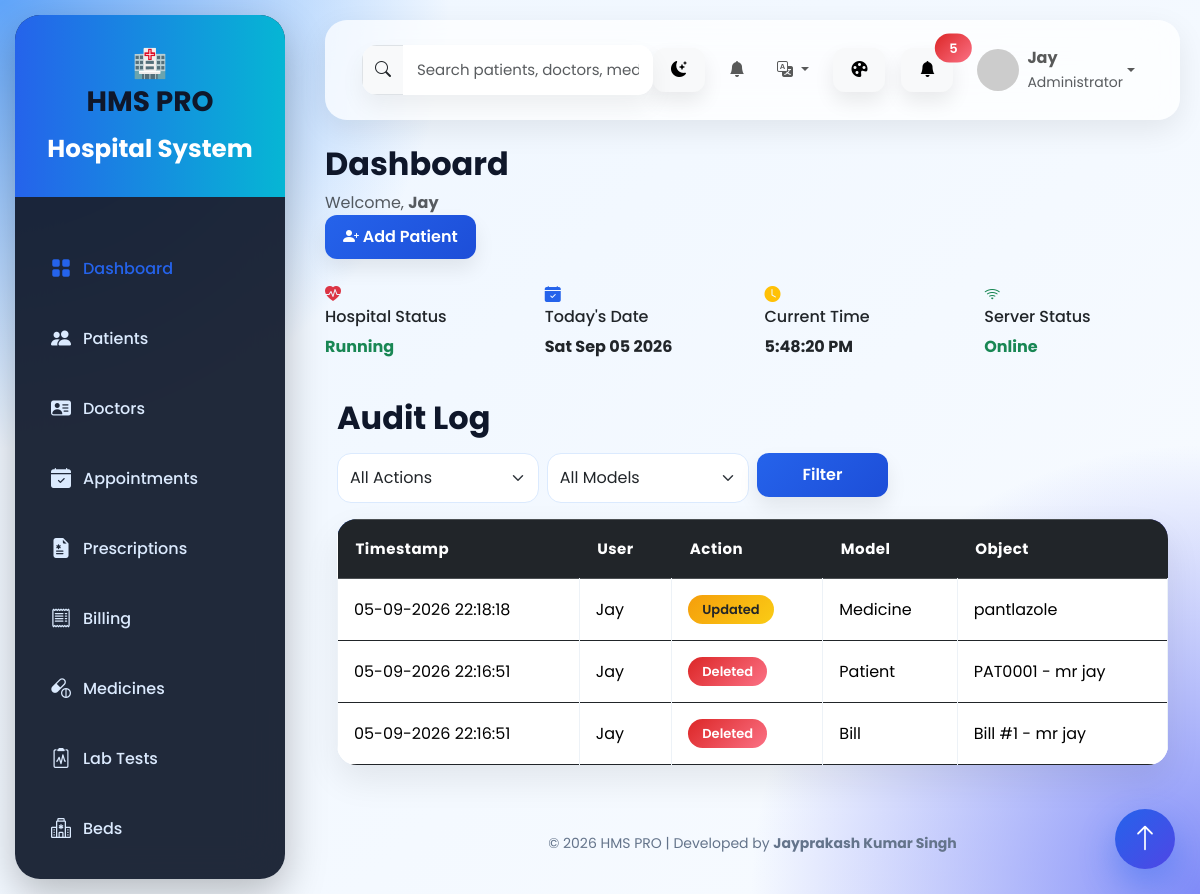
/audit-logs/ (signed in), run on the app's committed database.
### Hospital/models.py (models this page shows, shortened)
class AuditLog(models.Model):
    ACTION_CHOICES = [
        ("Created", "Created"),
        ("Updated", "Updated"),
        ("Deleted", "Deleted"),
    ]
    user = models.ForeignKey(
        User,
        on_delete=models.SET_NULL,
        null=True,
        blank=True
    )
    action = models.CharField(max_length=20, choices=ACTION_CHOICES)
    model_name = models.CharField(max_length=100)
    object_repr = models.CharField(max_length=255)
    timestamp = models.DateTimeField(auto_now_add=True)
    class Meta:
        ordering = ["-timestamp"]

### Hospital/views.py (the view)
# urls.py: path("audit-logs/", views.audit_log_list, name="audit_log_list"),
@login_required
@permission_required("Hospital.view_auditlog", raise_exception=True)
def audit_log_list(request):
    logs = AuditLog.objects.select_related("user").all()
    action = request.GET.get("action", "")
    model_name = request.GET.get("model", "")
    if action:
        logs = logs.filter(action=action)
    if model_name:
        logs = logs.filter(model_name=model_name)
    paginator = Paginator(logs, 25)
    page = request.GET.get("page")
    return render(
        request,
        "Hospital/audit_log_list.html",
        {
            "logs": paginator.get_page(page),
            "action_filter": action,
            "model_filter": model_name,
            "model_names": AuditLog.objects.values_list("model_name", flat=True).distinct(),
        }
    )

### Hospital/templates/Hospital/audit_log_list.html (shortened to what this page needs)
{% extends 'Hospital/base.html' %}
{% block content %}
<div class="container mt-4">
    <h2 class="mb-3">Audit Log</h2>
    <form method="GET" class="row g-2 mb-3">
        <div class="col-md-3">
            <select name="action" class="form-select">
                <option value="">All Actions</option>
            </select>
        </div>
        <div class="col-md-3">
            <select name="model" class="form-select">
                <option value="">All Models</option>
            </select>
        </div>
        <div class="col-md-2">
            <button class="btn btn-primary w-100">Filter</button>
        </div>
    </form>
    <table class="table table-bordered table-hover">
        <thead class="table-dark">
            <tr>
                <th>Timestamp</th>
                <th>User</th>
                <th>Action</th>
                <th>Model</th>
                <th>Object</th>
            </tr>
        </thead>
        <tbody>
        {% for log in logs %}
        <tr>
            <td>{{ log.timestamp|date:"d-m-Y H:i:s" }}</td>
            <td>{{ log.user.username|default:"System" }}</td>
            <td>
                {% if log.action == "Created" %}
                <span class="badge bg-success">Created</span>
                {% elif log.action == "Updated" %}
                <span class="badge bg-warning text-dark">Updated</span>
                {% else %}
                <span class="badge bg-danger">Deleted</span>
                {% endif %}
            </td>
            <td>{{ log.model_name }}</td>
            <td>{{ log.object_repr }}</td>
        </tr>
        {% empty %}
        <tr><td colspan="5" class="text-center">No audit log entries yet.</td></tr>
        {% endfor %}
        </tbody>
    </table>
</div>
{% endblock %}

### Hospital/templates/Hospital/base.html (shortened to what this page needs)
{% load static %}
{% load i18n %}
<!DOCTYPE html>
<html lang="{{ LANGUAGE_CODE }}">
<head>
    <link href="https://cdn.jsdelivr.net/npm/bootstrap@5.3.3/dist/css/bootstrap.min.css"
          rel="stylesheet">
    <link href="https://cdn.jsdelivr.net/npm/bootstrap-icons@1.11.3/font/bootstrap-icons.css"
          rel="stylesheet">
    <link rel="stylesheet"
          href="{% static 'css/style.css' %}">
</head>
<body>
<div class="wrapper">
<aside class="sidebar">
    <div class="logo">
        <div class="logo-icon">
            🏥
        </div>
        <div>
            <h3>HMS PRO</h3>
            <small>Hospital System</small>
        </div>
    </div>
    <ul class="nav flex-column mt-4">
        <li class="nav-item">
            <a href="{% url 'dashboard' %}" class="nav-link active">
                <i class="bi bi-grid-fill"></i>
                <span>{% trans "Dashboard" %}</span>
            </a>
        </li>
        {% if perms.Hospital.view_patient %}
        <li class="nav-item">
            <a href="{% url 'view_patient' %}" class="nav-link">
                <i class="bi bi-people-fill"></i>
                <span>{% trans "Patients" %}</span>
            </a>
        </li>
        {% endif %}
        {% if perms.Hospital.view_doctor %}
        <li class="nav-item">
            <a href="{% url 'doctor_list' %}" class="nav-link">
                <i class="bi bi-person-vcard-fill"></i>
                <span>{% trans "Doctors" %}</span>
            </a>
        </li>
        {% endif %}
        {% if perms.Hospital.view_appointment %}
        <li class="nav-item">
            <a href="{% url 'appointment_list' %}" class="nav-link">
                <i class="bi bi-calendar-check-fill"></i>
                <span>{% trans "Appointments" %}</span>
            </a>
        </li>
        <li class="nav-item">
            <a href="{% url 'prescription_list' %}" class="nav-link">
            <i class="bi bi-file-earmark-medical-fill"></i>
            <span>{% trans "Prescriptions" %}</span>
        </a>
    </li>
        {% endif %}
        {% if perms.Hospital.view_bill %}
        <li class="nav-item">
            <a href="{% url 'bill_list' %}" class="nav-link">
                <i class="bi bi-receipt"></i>
                <span>{% trans "Billing" %}</span>
            </a>
        </li>
        {% endif %}
        {% if perms.Hospital.view_medicine %}
        <li class="nav-item">
            <a href="{% url 'medicine_list' %}" class="nav-link">
                <i class="bi bi-capsule-pill"></i>
                <span>{% trans "Medicines" %}</span>
            </a>
        </li>
        {% endif %}
        {% if perms.Hospital.view_labtest %}
        <li class="nav-item">
            <a href="{% url 'lab_test_list' %}" class="nav-link">
                <i class="bi bi-clipboard2-pulse"></i>
                <span>{% trans "Lab Tests" %}</span>
            </a>
        </li>
        {% endif %}
        {% if perms.Hospital.view_bed %}
        <li class="nav-item">
            <a href="{% url 'bed_list' %}" class="nav-link">
                <i class="bi bi-hospital"></i>
                <span>{% trans "Beds" %}</span>
            </a>
        </li>
        {% endif %}
        {% if perms.Hospital.view_ambulance %}
        <li class="nav-item">
            <a href="{% url 'ambulance_list' %}" class="nav-link">
            </a>
        </li>
        {% endif %}
    </ul>
</aside>
<div class="main">
<nav class="navbar navbar-expand-lg">
    <div class="container-fluid">
        <form class="search-box" method="GET" action="{% url 'global_search' %}">
            <div class="input-group">
                <span class="input-group-text">
                    <i class="bi bi-search"></i>
                </span>
                <input
                    type="text"
                    name="q"
                    class="form-control"
                    placeholder="Search patients, doctors, medicines...">
            </div>
        </form>
        <ul class="navbar-nav ms-auto align-items-center">
            <li class="nav-item me-3">
                <button class="btn btn-light"
                        onclick="toggleDarkMode()">
                    <i class="bi bi-moon-stars-fill"></i>
                </button>
            </li>
            <li class="nav-item dropdown me-3">
                <a class="nav-link position-relative" href="#" data-bs-toggle="dropdown" id="notifBellToggle">
                    <i class="bi bi-bell-fill"></i>
                </a>
            </li>
            <li class="nav-item dropdown me-3">
                <a class="nav-link dropdown-toggle" href="#" data-bs-toggle="dropdown">
                    <i class="bi bi-translate"></i>
                </a>
                    {% get_current_language as CURRENT_LANGUAGE %}
                    {% get_available_languages as AVAILABLE_LANGUAGES %}
            </li>
            <li class="nav-item me-3">
                <button class="btn btn-light" data-bs-toggle="offcanvas" data-bs-target="#themeCustomizer">
                    <i class="bi bi-palette-fill"></i>
                </button>
            </li>
            <li class="nav-item me-3">
                <button class="btn btn-light position-relative">
                    <i class="bi bi-bell-fill"></i>
                    <span class="position-absolute top-0 start-100 translate-middle badge rounded-pill bg-danger">
                        5
                    </span>
                </button>
            </li>
            <li class="nav-item dropdown">
                <a class="nav-link dropdown-toggle d-flex align-items-center"
                   href="#"
                   role="button"
                   data-bs-toggle="dropdown">
                    <img src="https://ui-avatars.com/api/?name={{ request.user.username }}&background=2563eb&color=fff"
                         class="rounded-circle me-2"
                         width="42"
                         height="42">
                    <div class="text-start">
                        <strong>
                            {% if request.user.is_authenticated %}
                                {{ request.user.username }}
                            {% else %}
                                Guest
                            {% endif %}
                        </strong>
                        <br>
                        <small class="text-muted">
                            {% if request.user.groups.first %}
                                {{ request.user.groups.first.name }}
                            {% elif request.user.is_superuser %}
                                Administrator
                            {% else %}
                                User
                            {% endif %}
                        </small>
                    </div>
                </a>
            </li>
        </ul>
    </div>
</nav>
<div class="page-header mb-4">
    <div>
        <h2 class="fw-bold">
            {% block page_title %}
            Dashboard
            {% endblock %}
        </h2>
        <p class="text-muted mb-0">
            Welcome,
            <strong>{{ request.user.username }}</strong>
        </p>
    </div>
    <div>
        {% if perms.Hospital.add_patient %}
        <a href="{% url 'add_patient' %}"
           class="btn btn-primary">
            <i class="bi bi-person-plus-fill"></i>
            Add Patient
        </a>
        {% elif perms.Hospital.add_appointment %}
        <a href="{% url 'add_appointment' %}"
           class="btn btn-primary">
            <i class="bi bi-calendar-plus-fill"></i>
            New Appointment
        </a>
        {% elif perms.Hospital.add_medicine %}
        <a href="{% url 'add_medicine' %}"
           class="btn btn-primary">
            <i class="bi bi-capsule-pill"></i>
            Add Medicine
        </a>
        {% else %}
        <button class="btn btn-secondary" disabled>
            <i class="bi bi-lock-fill"></i>
            No Quick Action
        </button>
        {% endif %}
    </div>
</div>
<div class="row mb-4">
    <div class="col-lg-3 col-md-6 mb-3">
        <div class="mini-card">
            <i class="bi bi-heart-pulse-fill text-danger"></i>
            <div>
                <h6>Hospital Status</h6>
                <strong class="text-success">
                    Running
                </strong>
            </div>
        </div>
    </div>
    <div class="col-lg-3 col-md-6 mb-3">
        <div class="mini-card">
            <i class="bi bi-calendar-check-fill text-primary"></i>
            <div>
                <h6>Today's Date</h6>
                <strong id="todayDate"></strong>
            </div>
        </div>
    </div>
    <div class="col-lg-3 col-md-6 mb-3">
        <div class="mini-card">
            <i class="bi bi-clock-fill text-warning"></i>
            <div>
                <h6>Current Time</h6>
                <strong id="clock"></strong>
            </div>
        </div>
    </div>
    <div class="col-lg-3 col-md-6 mb-3">
        <div class="mini-card">
            <i class="bi bi-wifi text-success"></i>
            <div>
                <h6>Server Status</h6>
                <strong class="text-success">
                    Online
                </strong>
            </div>
        </div>
    </div>
</div>
<div class="content-wrapper">
    {% block content %}
    {% endblock %}
</div>
<footer class="footer mt-5">
    <div class="text-center">
        © 2026 HMS PRO |
        Developed by
        <strong>Jayprakash Kumar Singh</strong>
    </div>
</footer>
<div class="floating-btn" title="Back to Top">
    <i class="bi bi-arrow-up"></i>
</div>
</div>
</div>
</body>
</html>

### Hospital/static/css/style.css (style rules this page uses)
:root { --primary:#2563eb; --primary-dark:#1d4ed8; --secondary:#06b6d4; --success:#10b981; --danger:#ef4444; --warning:#f59e0b; --dark:#0f172a; --card:rgba(255,255,255,.78); --glass:blur(16px); }
* { margin:0; padding:0; box-sizing:border-box; font-family:'Poppins',sans-serif; }
body { background: radial-gradient(circle at top left,#60a5fa 0%,transparent 30%), radial-gradient(circle at bottom right,#818cf8 0%,transparent 30%), linear-gradient(135deg,#eef6ff,#f8fbff); min-height:100vh; }
.sidebar { position:fixed; left:15px; top:15px; bottom:15px; width:270px; border-radius:25px; background:rgba(15,23,42,.92); backdrop-filter:blur(20px); color:white; box-shadow: 0 15px 40px rgba(0,0,0,.25); overflow:hidden; }
.logo { padding:28px; font-size:28px; font-weight:700; text-align:center; background:linear-gradient(90deg,#2563eb,#06b6d4); }
.sidebar ul { padding:18px; }
.sidebar .nav-link { color:#dbeafe; padding:15px 18px; margin-bottom:10px; border-radius:14px; transition:.35s; font-weight:500; display:flex; align-items:center; gap:12px; }
.sidebar .nav-link i { font-size:20px; }
.main { margin-left:305px; padding:20px; }
.navbar { border-radius:22px; background:rgba(255,255,255,.72); backdrop-filter:blur(18px); box-shadow: 0 10px 30px rgba(0,0,0,.08); padding:18px 25px; margin-bottom:25px; }
.bg-warning { background:linear-gradient(135deg,#f59e0b,#facc15)!important; color:white; }
.bg-danger { background:linear-gradient(135deg,#dc2626,#fb7185)!important; color:white; }
.table { background:rgba(255,255,255,.88); backdrop-filter:blur(16px); border-radius:20px; overflow:hidden; box-shadow:0 15px 35px rgba(0,0,0,.08); border:none; }
.table thead { background:linear-gradient(135deg,#2563eb,#4f46e5); color:white; }
.table thead th { padding:18px; border:none; font-size:15px; letter-spacing:.5px; }
.table tbody td { padding:16px; vertical-align:middle; border-color:#edf2f7; }
.table tbody tr { transition:.35s; }
.btn { border:none; border-radius:12px; padding:10px 18px; font-weight:600; transition:.35s; box-shadow:0 10px 20px rgba(0,0,0,.08); }
.btn-primary { background:linear-gradient(135deg,#2563eb,#4f46e5); }
.badge { border-radius:50px; padding:8px 14px; font-size:13px; font-weight:600; }
.input-group { box-shadow:0 12px 25px rgba(0,0,0,.06); border-radius:15px; overflow:hidden; }
.form-control { border:none; padding:14px; font-size:15px; background:#fff; }
.form-select { border-radius:14px; padding:12px; border:1px solid #dbeafe; }
h1,h2,h3,h4 { font-weight:700; color:#0f172a; }
.floating-btn { position:fixed; right:25px; bottom:25px; width:60px; height:60px; border-radius:50%; background:linear-gradient(135deg,#2563eb,#4f46e5); color:white; display:flex; justify-content:center; align-items:center; font-size:28px; box-shadow:0 15px 35px rgba(37,99,235,.4); cursor:pointer; transition:.35s; z-index:999; }
.footer { margin-top:40px; text-align:center; color:#64748b; padding:20px; font-size:14px; }
a { text-decoration:none; }
html { scroll-behavior:smooth; }

### Hospital/templates/Hospital/base.html (style rules this page uses)
:root { --accent: #2563eb; --accent-dark: #1d4ed8; }
.btn-primary { background: linear-gradient(135deg, var(--accent), var(--accent-dark)) !important; }
.text-primary { color: var(--accent) !important; }
.sidebar .nav-link.active, .sidebar .nav-link:hover { color: var(--accent) !important; }
a { color: var(--accent); }

### data on the page
AuditLog: timestamp "05-09-2026 22:18:18", user.username "Jay", action "Updated", model_name "Medicine", object_repr "pantlazole"
AuditLog: timestamp "05-09-2026 22:16:51", user.username "Jay", action "Deleted", model_name "Patient", object_repr "PAT0001 - mr jay"
AuditLog: timestamp "05-09-2026 22:16:51", user.username "Jay", action "Deleted", model_name "Bill", object_repr "Bill #1 - mr jay"

### other printed values
{{ request.user.username }} "Jay"
